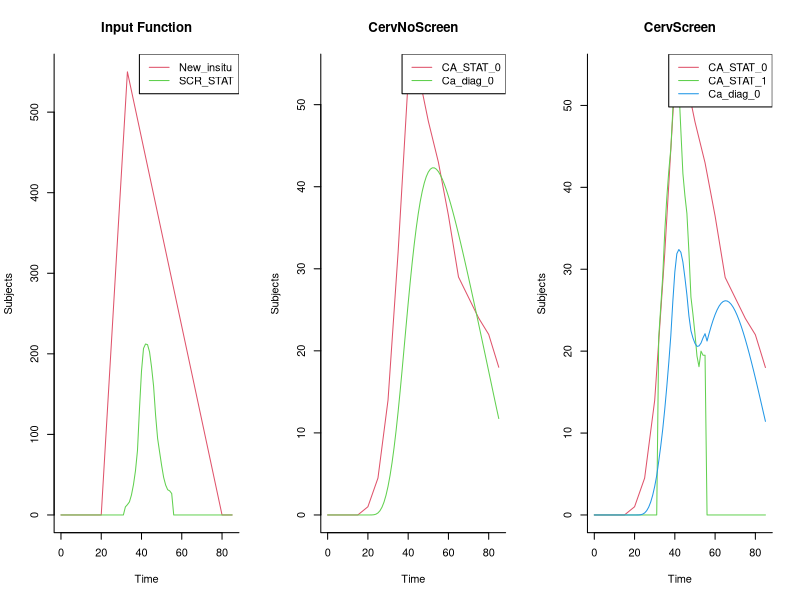
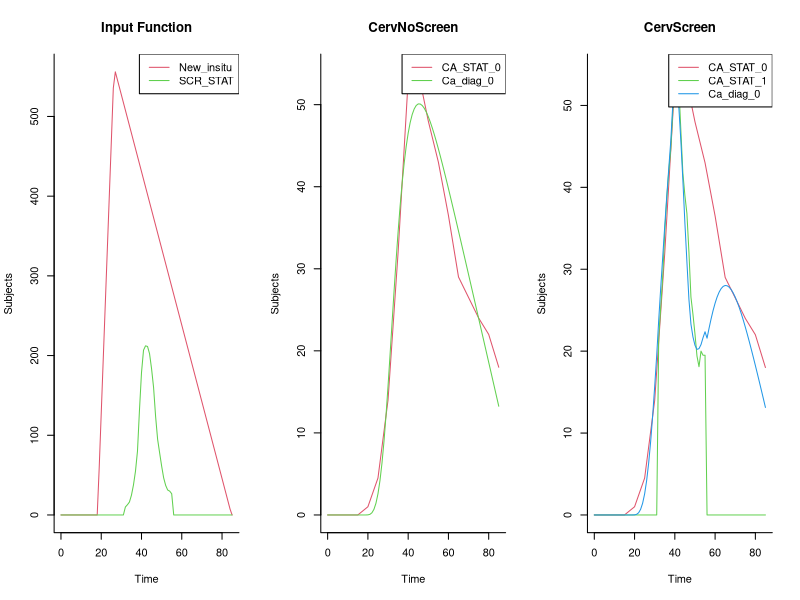
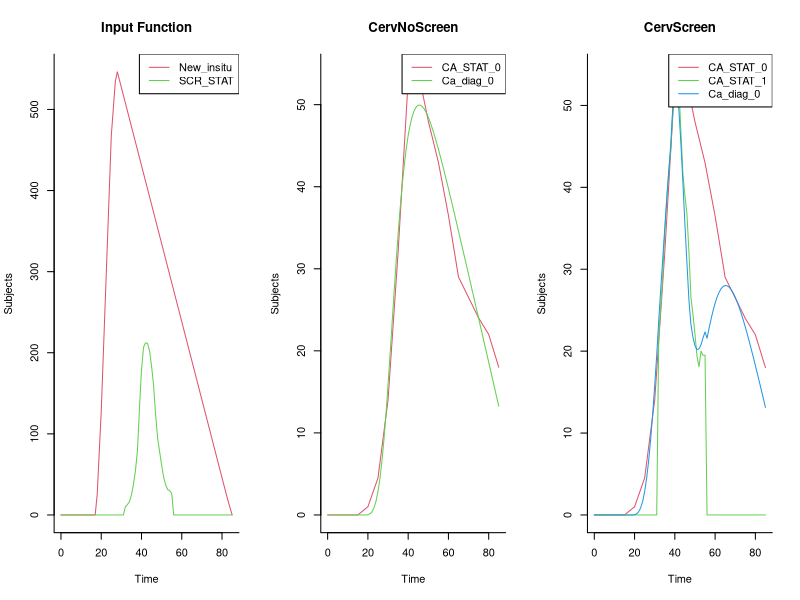
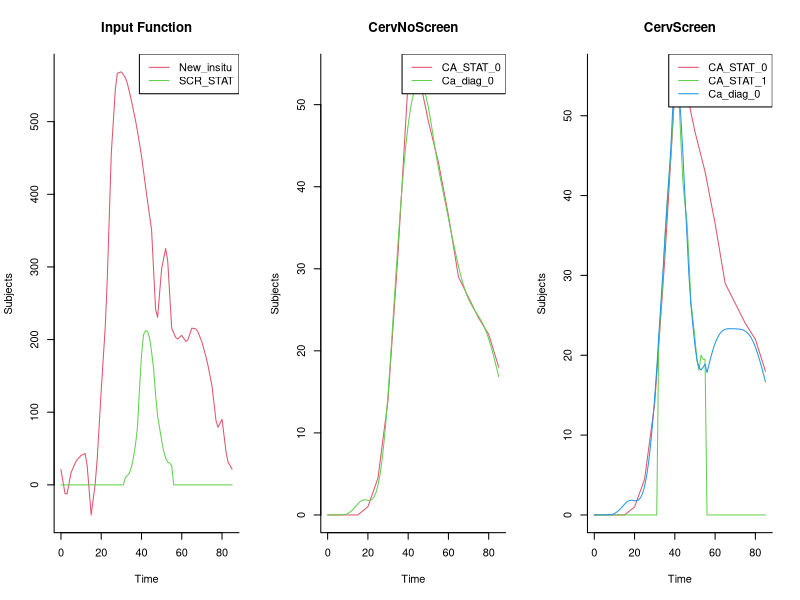

Recreate these plots in R, in order. (Note: this script raises an error after producing the figures.)
#  PROJECT 
#  =======
#  Principles of Modelling and Simulation in Epidemiology
#  Laboratory exercise 4
#
#  DESCRIPTION
#  ===========
#  Suggested solutions

# AUTHOR AND DATE
# Andreas Karlsson, November 2013

## @knitr Requirements
require(deSolve) #For the deterministic solutions (also for initial and environmental stochasticity)
require(stats) #The stats package has the 'optim'-function


## @knitr Defining_input_data
rm(list=ls(all=TRUE))

## Setting the relative tolerance for the optimisations
reltol <- 1e-4

CA_STAT_0_amp = c(0, 0, 0, 0, 1, 4.5, 14, 32, 53, 54, 48, 43, 36.5, 29, 26.5, 24, 22, 18)
CA_STAT_0 <- approxfun(seq(0,85,by=5),CA_STAT_0_amp, rule = 1)

CA_STAT_1_amp <- rep(0,85)
CA_STAT_1_amp[32:55] = c(21.7, 25.4, 29.2, 34.6, 38.7, 42.0, 44.7, 49.4, 54.1, 52.7, 52.3,
              46.9, 41.7, 39.0, 36.8, 32.1, 26.6, 24.5, 22.1, 19.4, 18.1, 20.0,
              19.5, 19.5)
CA_STAT_1 <- approxfun(1:85,CA_STAT_1_amp, rule = 2)

SCR_STAT_amp <- rep(0,85)
SCR_STAT_amp[32:55]  <- c(10.0, 12.8, 16.2, 24.7, 37.5, 54.7, 80.0, 132.0, 178.6, 206.7,
             212.2, 211.4, 202.3, 183.4, 159.9, 123.7, 95.0, 78.0, 61.4, 46.6,
             37.1, 31.3, 29.9, 26.6)
SCR_STAT <- approxfun(1:85,SCR_STAT_amp, rule = 2)

Fraction_alive_amp <- c(1, 0.993, 0.993, 0.992, 0.991, 0.989, 0.987, 0.984, 0.980, 0.973, 0.963, 0.948, 0.925, 0.889, 0.834, 0.746, 0.601, 0.417)
Fraction_alive <- approxfun(seq(0,85,by=5),Fraction_alive_amp, rule = 1)

## @knitr constructing_the_model
CervNoScreen <- function(time, state, parameters) {
  with(as.list(c(state, parameters)), {
    D <- T1 / (3 * P^(1/3) )
    R <- T1 / (3 * (1 - P^(1/3) ))
    dSITU1_0 <- New_insitu(time) - SITU1_0 / R - SITU1_0 / D
    dSITU2_0 <- SITU1_0 / D - SITU2_0 / R - SITU2_0 / D
    dSITU3_0 <- SITU2_0 / D - SITU3_0 / R - SITU3_0 / D
    dInvasive_0 <-  SITU3_0 / D - Invasive_0 / T2
    Ca_diag_0 <- (Invasive_0 / T2 )
    return(list(c(dSITU1_0, dSITU2_0, dSITU3_0, dInvasive_0), Ca_diag_0 = Ca_diag_0))
  })
}
CervScreen <- function(time, state, parameters) {
  with(as.list(c(state, parameters)), {
    D <- T1 / (3 * P^(1/3) )
    R <- T1 / (3 * (1 - P^(1/3) ))
    SITU_1 <- SITU1_1 + SITU2_1 + SITU3_1
    dSITU1_1 <- New_insitu(time) - SITU1_1 / R - SITU1_1 / D - SCR_STAT(time) * (SITU1_1/max(SITU_1, 1e-15))
    dSITU2_1 <- SITU1_1 / D - SITU2_1 / R - SITU2_1 / D - SCR_STAT(time) * (SITU2_1/max(SITU_1, 1e-15))
    dSITU3_1 <- SITU2_1 / D - SITU3_1 / R - SITU3_1 / D - SCR_STAT(time) * (SITU3_1/max(SITU_1, 1e-15))
    dInvasive_1 <-  SITU3_1 / D - Invasive_1 / T2 - Invasive_1 * SCR_STAT(time) / max(SITU_1, 1e-15)
    Ca_diag_1 <- Invasive_1 / T2 
    Ca_diag_scr <- Invasive_1 * SCR_STAT(time) / max(SITU_1, 1e-15)
    Ca_diag_both <- Ca_diag_1 + Ca_diag_scr
    return(list(c(dSITU1_1, dSITU2_1, dSITU3_1, dInvasive_1), Ca_diag_both = Ca_diag_both))
  })
}
callCervModels <- function(parameters, NewInsituLookUpTable = FALSE, make_plots = FALSE){
  if (NewInsituLookUpTable){
    New_insitu <<- approxfun(seq(0, 85, by = 2.5), parameters[grep("Y_tri", names(parameters))], rule = 2)
  }
  else{
    New_insitu <<- approxfun(c(0, parameters['a'], parameters['b'], parameters['c'], 85), c(0, 0, parameters['y'], 0, 0), rule = 2)
  }
  dt <- 1
  times <- seq(0, 85, by = dt)
  
  Ca_diag_0 <- 0
  init_0 <- c(SITU1_0 = 0, SITU2_0 = 0, SITU3_0 = 0, Invasive_0 = 0)
  out_nscr <- as.data.frame(ode(y = init_0, times = times, func = CervNoScreen, parms = parameters))
  out_nscr$time <- NULL
  
  Ca_diag_1 <- 0
  init_1 <- c(SITU1_1 = 0, SITU2_1 = 0, SITU3_1 = 0, Invasive_1 = 0)
  out_scr <- as.data.frame(ode(y = init_1, times = times, func = CervScreen, parms = parameters))
  out_scr$time <- NULL
  
  V_0 <- sum((out_nscr['Ca_diag_0'] - CA_STAT_0(times))^2)
  V_1 <- sum((out_scr[times >= 31.5 & times <= 55.5, 5] - CA_STAT_1(times[times >= 31.5 & times <= 55.5]))^2)
  V <- V_0 + V_1 + ifelse(parameters['P'] <= 0 , 1e7, 0) 
  if (make_plots){
    layout(matrix(1:3, 1, 3, byrow = TRUE))
    matplot(times, cbind(New_insitu(times), SCR_STAT(times)), type = "l", xlab = "Time", ylab = "Subjects", main = "Input Function", lwd = 1, lty = 1, bty = "l", col = 2:4)
    legend('topright', c('New_insitu', 'SCR_STAT'), lty = 1, col = 2:3)
    matplot(times, cbind(CA_STAT_0(times),out_nscr['Ca_diag_0']), type = "l", xlab = "Time", ylab = "Subjects", main = "CervNoScreen", lwd = 1, lty = 1, bty = "l", col = 2:3)
    legend('topright', c('CA_STAT_0', 'Ca_diag_0'), lty = 1, col = 2:3)
    matplot(times, cbind(CA_STAT_0(times),CA_STAT_1(times),out_scr['Ca_diag_both']), type = "l", xlab = "Time", ylab = "Subjects", main = "CervScreen", lwd = 1, lty = 1, bty = "l", col = 2:4)
    legend('topright', c('CA_STAT_0', 'CA_STAT_1', 'Ca_diag_0'), lty = 1, col = 2:4)  
    print('Obj. functions:')
    print(round(data.frame(V_0 = V_0, V_1 = V_1, V = V, row.names = NULL)))
  }
  return(V)
}
## @knitr initial_value_results
parameters <- c(P = 0.1, T1 = 10, T2 = 5, a = 20, b = 33, c = 80, y = 550)
res_value <- callCervModels(parameters, make_plots = TRUE)

## @knitr optimised_results
opt_res <- optim(parameters,  callCervModels, method = "BFGS", control=list( reltol)) 
tmp <- callCervModels(parameters = opt_res$par, make_plots = TRUE)
print(opt_res$par)
print(paste('The obj. function was reduced by:', round((res_value - opt_res$value)/res_value *100),'%'))

## @knitr rep_opt_res_with_lookup_table
triang <- approxfun(c(0, opt_res$par['a'], opt_res$par['b'], opt_res$par['c'], 85), c(0, 0, opt_res$par['y'], 0, 0), rule = 2)
triang_time <- seq(0, 85, by = 2.5)
parameters_lookup <- c(opt_res$par[c('P', 'T1', 'T2')], Y_tri = triang(triang_time))
res_triang <- callCervModels(parameters_lookup, NewInsituLookUpTable = TRUE, make_plots = TRUE)

## @knitr opt_res_with_opt_triangle_Nelder_Mead
opt_tri_res_Simplex <- optim(parameters_lookup,  callCervModels, method = c("Nelder-Mead"), control=list( reltol), NewInsituLookUpTable = TRUE) 
tmp <- callCervModels(parameters = opt_tri_res_Simplex$par, NewInsituLookUpTable = TRUE, make_plots = TRUE)
print(opt_tri_res_Simplex$par)

## @knitr opt_res_with_opt_triangle_BFGS
opt_tri_res_BFGS <- optim(parameters_lookup,  callCervModels, method = c("BFGS"), control=list(reltol), NewInsituLookUpTable = TRUE) 
tmp <- callCervModels(parameters = opt_tri_res_BFGS$par, NewInsituLookUpTable = TRUE, make_plots = TRUE)
print(opt_tri_res_BFGS$par)


## @knitr opt_of_screening
AppliedCervScreen <- function(time, state, parameters) {
  with(as.list(c(state, parameters)), {
    D <- T1 / (3 * P^(1/3) )
    R <- T1 / (3 * (1 - P^(1/3) ))
    SITU <- SITU1 + SITU2 + SITU3
    dSITU1 <- New_insitu(time) - SITU1 / R - SITU1 / D
    dSITU2 <- SITU1 / D - SITU2 / R - SITU2 / D
    dSITU3 <- SITU2 / D - SITU3 / R - SITU3 / D
    dInvasive <-  SITU3 / D - Invasive / T2
    Ca_diag_both <- Invasive / T2
    dSUMCANCER <- Ca_diag_both * Fraction_alive(time)
    return(list(c(dSITU1, dSITU2, dSITU3, dInvasive, dSUMCANCER), Ca_diag_both = Ca_diag_both, SITU = SITU))
  })
}
callAppliedCervModels <- function(ages, opt_parameters, make_plots = FALSE){
  New_insitu <<- approxfun(seq(0, 85, by = 2.5), opt_parameters[grep("Y_tri", names(opt_parameters))], rule = 2)
  dt <- 1
  times <- seq(0, 85, by = dt)
  
  eventdat <- data.frame(var = c("SITU1", "SITU2", "SITU3","Invasive"),
                       time = c(rep(ages['Age1'],4), rep(ages['Age2'],4), rep(ages['Age3'],4)) ,
                       value = rep(0.25,12),
                       method = rep("mult",12))
  
  Ca_diag <- 0
  init <- c(SITU1 = 0, SITU2 = 0, SITU3 = 0, Invasive = 0, SUMCANCER = 0)
  out_appl_nscr <- as.data.frame(ode(y = init, times = times, func = AppliedCervScreen, parms = opt_parameters))
  out_appl_scr <- as.data.frame(ode(y = init, times = times, func = AppliedCervScreen, parms = opt_parameters, events = list(data = eventdat)))  
  if (make_plots){
    layout(matrix(1:2, 1, 2, byrow = TRUE))
    matplot(times, cbind(out_appl_nscr$SITU, out_appl_scr$SITU), type = "l", xlab = "Time", ylab = "Ratios", main = "SITU_0 vs SITU_1", lwd = 1, lty = 1, bty = "l", col = 2:4)
    legend('topright', c('SITU_0', 'SITU_1'), lty = 1, col = 2:3)
    matplot(times, cbind(out_appl_nscr['SUMCANCER'],out_appl_scr['SUMCANCER']), type = "l", xlab = "Time", ylab = "Subjects", main = "Cumulated Cancers", lwd = 1, lty = 1, bty = "l", col = 2:3)
    legend('topleft', c('SUMCANCER_0', 'SUMCANCER_1'), lty = 1, col = 2:3)
  }
  
  REDUCTION <- max(out_appl_nscr['SUMCANCER'], na.rm=T) - max(out_appl_scr['SUMCANCER'], na.rm=T)
  return(REDUCTION)
}
# Choosing the optimised parameters from previously
opt_parameters <- opt_tri_res_BFGS$par

## @knitr noscreening
ages <- c(Age1 = 0, Age2 = 0, Age3 = 0)
tmp <- callAppliedCervModels(ages =ages, opt_parameters, make_plots=TRUE)

## @knitr onescreening
ages <- c(Age1 = 40, Age2 = 0, Age3 = 0)
tmp <- callAppliedCervModels(ages =ages, opt_parameters, make_plots=TRUE)

## @knitr optimised_screening_ages
lower = 0
upper = 85
ages <- c(Age1 = 35, Age2 = 45, Age3 = 55)
opt_ages_L_BFGS_B <- optim(ages,  callAppliedCervModels, method = c("L-BFGS-B"), lower = lower, upper = upper, control=list(reltol, fnscale = -1), opt_parameters = opt_parameters) 
tmp <- callAppliedCervModels(ages = round(opt_ages_L_BFGS_B$par), opt_parameters, make_plots = TRUE)
print(opt_ages_L_BFGS_B$par)
